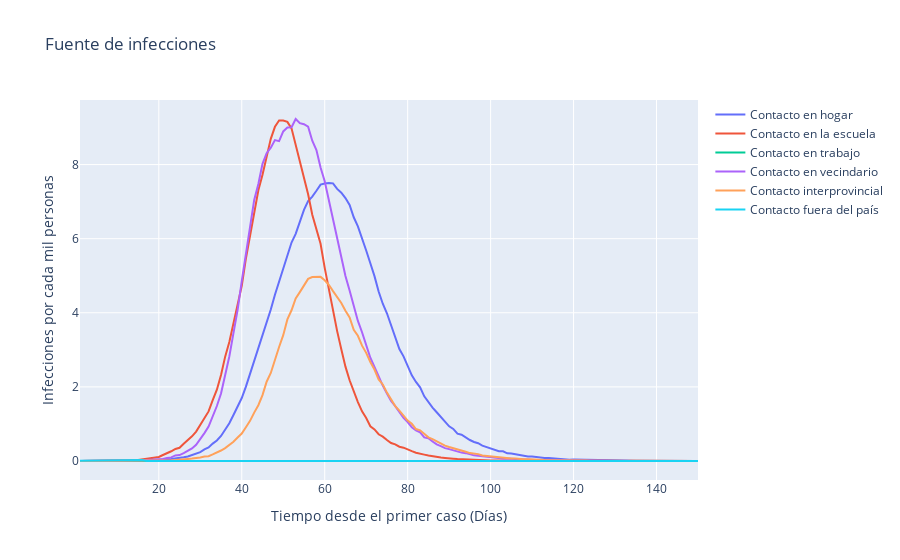

Write notebook code for a chart like this one.
### Code cell
fig = go.Figure()
for st,name in inf_sources.items():
    fig.add_trace(go.Scatter(x=sim_general["day"], y=sim_general[st]*1000/poblacion_total, name=name))
                         #line=dict(color='firebrick', width=4)))# dash options include 'dash', 'dot', and 'dashdot'


# Edit the layout
fig.update_layout(title='Fuente de infecciones',
                   xaxis_title='Tiempo desde el primer caso (Días)',
                   yaxis_title='Infecciones por cada mil personas')


fig.show()

### Figure 1 — Plotly figure (JSON) as saved in the notebook; plotly's stock layout.template omitted (floating-point values rounded to 4 significant figures; data arrays with more than 128 entries replaced by an {"elided": "..."} marker saying what was removed)
{"data": [{"name": "Contacto en hogar", "type": "scatter", "x": {"elided": "150 int values"}, "y": {"elided": "150 float values"}}, {"name": "Contacto en la escuela", "type": "scatter", "x": {"elided": "150 int values"}, "y": {"elided": "150 float values"}}, {"name": "Contacto en trabajo", "type": "scatter", "x": {"elided": "150 int values"}, "y": {"elided": "150 int values"}}, {"name": "Contacto en vecindario", "type": "scatter", "x": {"elided": "150 int values"}, "y": {"elided": "150 float values"}}, {"name": "Contacto interprovincial", "type": "scatter", "x": {"elided": "150 int values"}, "y": {"elided": "150 float values"}}, {"name": "Contacto fuera del país", "type": "scatter", "x": {"elided": "150 int values"}, "y": {"elided": "150 float values"}}], "layout": {"title": {"text": "Fuente de infecciones"}, "xaxis": {"title": {"text": "Tiempo desde el primer caso (Días)"}}, "yaxis": {"title": {"text": "Infecciones por cada mil personas"}}}}
